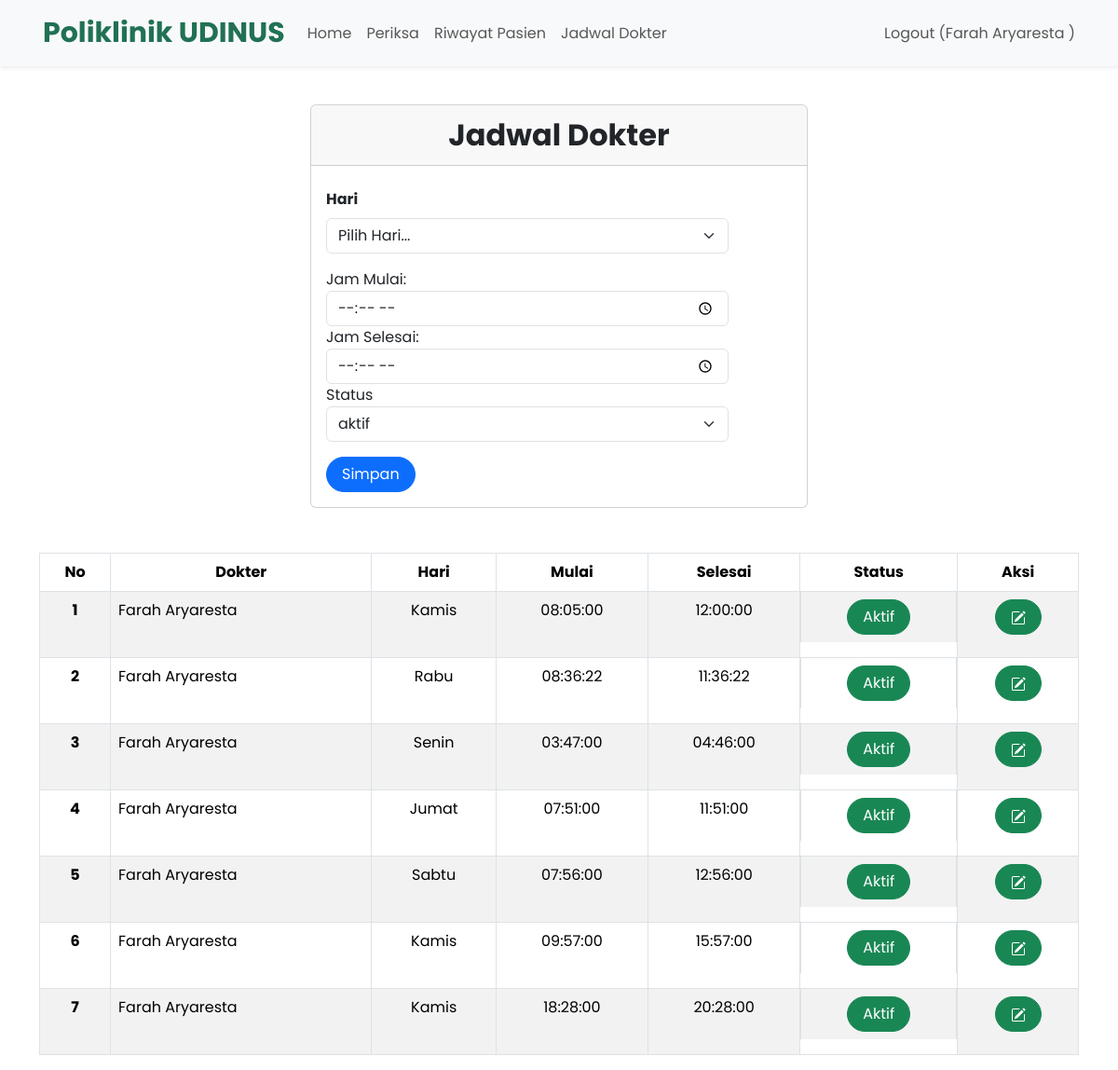
The app's page /berandaDokter.php?page=jadwalDokter (signed in) with its own data.
### tables this page shows
CREATE TABLE `jadwal_periksa` (
  `id` int(11) NOT NULL,
  `id_dokter` int(11) NOT NULL,
  `hari` enum('Senin','Selasa','Rabu','Kamis','Jumat','Sabtu') NOT NULL,
  `jam_mulai` time NOT NULL,
  `jam_selesai` time NOT NULL,
  `status` varchar(255) DEFAULT NULL
);

CREATE TABLE `dokter` (
  `id` int(11) NOT NULL,
  `nama` varchar(255) NOT NULL,
  `alamat` varchar(255) NOT NULL,
  `no_hp` varchar(50) NOT NULL,
  `id_poli` int(11) NOT NULL,
  `password` varchar(255) NOT NULL
);

### jadwalDokter.php (the view, shortened to what this page needs)
<?php
include('koneksi.php');
?>
<br>
<div class="container">
    <div class="container">
        <div class="row justify-content-center">
            <div class="col-md-6">
                <div class="card">
                    <div class="card-header text-center fw-bold" style="font-size: 2rem;">Jadwal Dokter</div>
                    <div class="card-body">
                        <form class="form row" method="POST" style="width: 30rem;" action="" name="myForm" onsubmit="return(validate());">
                            <?php
                            $jam_mulai = '';
                            $jam_selesai = '';
                            $status = '0';
                            ?>
                            <div class="row mt-1">
                                <div class="form-group">
                                    <div class="row mt-1 mb-3">
                                        <label for="hari" class="form-label fw-bold">
                                            Hari
                                        </label>
                                        <div>
                                            <select class="form-select" aria-label="hari" name="hari" >
                                                <option selected>Pilih Hari...</option>
                                            </select>
                                        </div>
                                    </div>
                                </div>
                                <div class="form-group">
                                    <label for="jam_mulai">Jam Mulai:</label>
                                    <input value="<?php echo $jam_mulai ?>" type="time" class="form-control" id="jam_mulai" name="jam_mulai" required >
                                </div>
                                <div class="form-group">
                                    <label for="jam_selesai">Jam Selesai:</label>
                                    <input value="<?php echo $jam_selesai ?>" type="time" class="form-control" id="jam_selesai" name="jam_selesai" required>
                                </div>
                                <div class="form-group">
                                    <label for="status">Status</label>
                                    <select class="form-select" aria-label="status" name="status" >
                                        <?php
                                            $sts = ['0' => 'aktif', '1' => 'tidak aktif'];
                                            foreach ($sts as $statuses => $namastatus ) {
                                                $selected = ($statuses == $status ) ? 'selected' : '';
                                                echo "<option value='$statuses' $selected>$namastatus</option>";
                                            };
                                        ?>
                                    </select>
                                </div>
                            </div>
                            <div class="row mt-3">
                                <div class=col>
                                    <button type="submit" class="btn btn-primary rounded-pill px-3 mt-auto" name="simpan">Simpan</button>
                                </div>
                            </div>
                        </form>
                    </div>
                </div>
            </div>
        </div>
    </div>
    <br>
    <br>
    <table class="table table-bordered table-striped table-hover">
        <thead>
            <tr class="text-center">
                <th scope="col">No</th>
                <th scope="col">Dokter</th>
                <th scope="col">Hari</th>
                <th scope="col">Mulai</th>
                <th scope="col">Selesai</th>
                <th scope="col">Status</th>
                <th scope="col">Aksi</th>
            </tr>
        </thead>
        <tbody>
            <?php
            $id_dokter = $_SESSION['id'];
            $result = mysqli_query($mysqli, "SELECT dokter.nama, jadwal_periksa.id, jadwal_periksa.hari, jadwal_periksa.hari,
                jadwal_periksa.jam_mulai, jadwal_periksa.jam_selesai, jadwal_periksa.status FROM dokter JOIN jadwal_periksa ON dokter.id = jadwal_periksa.id_dokter WHERE dokter.id = $id_dokter");
            $no = 1;
            while ($data = mysqli_fetch_array($result)) {
            ?>
                <tr>
                    <th scope="row" class="text-center"><?php echo $no++ ?></th>
                    <td><?php echo $data['nama'] ?></td>
                    <td class="text-center"><?php echo $data['hari'] ?></td>
                    <td class="text-center"><?php echo $data['jam_mulai'] ?></td>
                    <td class="text-center"><?php echo $data['jam_selesai'] ?></td>
                    <td class="d-flex gap-2 mb-3 d-flex justify-content-center">
                        <?php
                            echo ($data['status'] == 0 ) ?
                            ' <a class="btn btn-success rounded-pill px-3">Aktif</a>' :
                            ' <a class="btn btn-danger rounded-pill px-3">Tidak Aktif</a>';
                        ?>
                    </td>
                    <td>
                        <div class="d-flex gap-2 mb-3 d-flex justify-content-center">
                            <a type="button" class="btn btn-success rounded-pill px-3" href="berandaDokter.php?page=jadwalDokter&id=<?php echo $data['id'] ?>">
                            </a>
                        </div>
                    </td>
                </tr>
            <?php
            }
            ?>
        </tbody>
    </table>
</div>

### style.css (style rules this page uses)
body { font-family: 'Poppins', sans-serif; }
::placeholder { font-size: 16px; }

### records on screen
jadwal_periksa: id_dokter.nama "Farah Aryaresta", hari "Kamis", jam_mulai "08:05:00", jam_selesai "12:00:00", shows "Aktif"
jadwal_periksa: id_dokter.nama "Farah Aryaresta", hari "Rabu", jam_mulai "08:36:22", jam_selesai "11:36:22", shows "Aktif"
jadwal_periksa: id_dokter.nama "Farah Aryaresta", hari "Senin", jam_mulai "03:47:00", jam_selesai "04:46:00", shows "Aktif"
jadwal_periksa: id_dokter.nama "Farah Aryaresta", hari "Jumat", jam_mulai "07:51:00", jam_selesai "11:51:00", shows "Aktif"
jadwal_periksa: id_dokter.nama "Farah Aryaresta", hari "Sabtu", jam_mulai "07:56:00", jam_selesai "12:56:00", shows "Aktif"
jadwal_periksa: id_dokter.nama "Farah Aryaresta", hari "Kamis", jam_mulai "09:57:00", jam_selesai "15:57:00", shows "Aktif"
jadwal_periksa: id_dokter.nama "Farah Aryaresta", hari "Kamis", jam_mulai "18:28:00", jam_selesai "20:28:00", shows "Aktif"

### other values on screen
$_SESSION['nama'] "Farah Aryaresta"
form field status "aktif"
